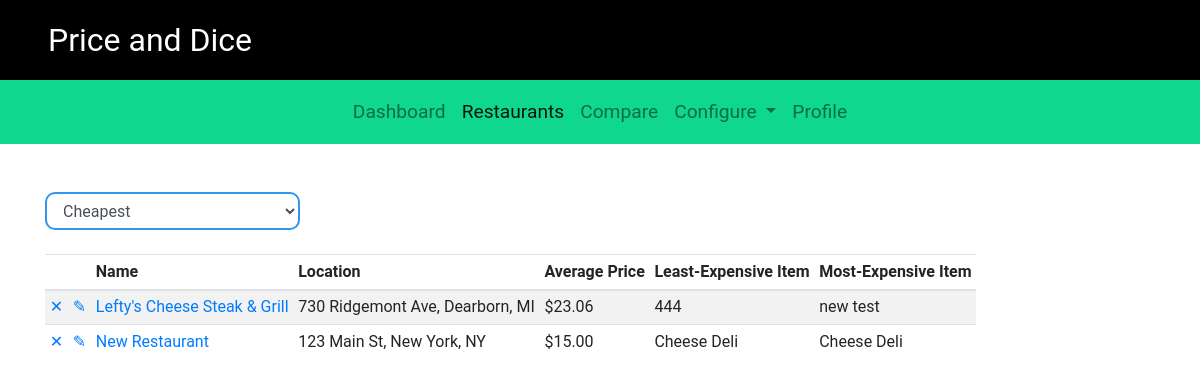
/campus/restaurant_list/, run on an earlier commit of the app's database.
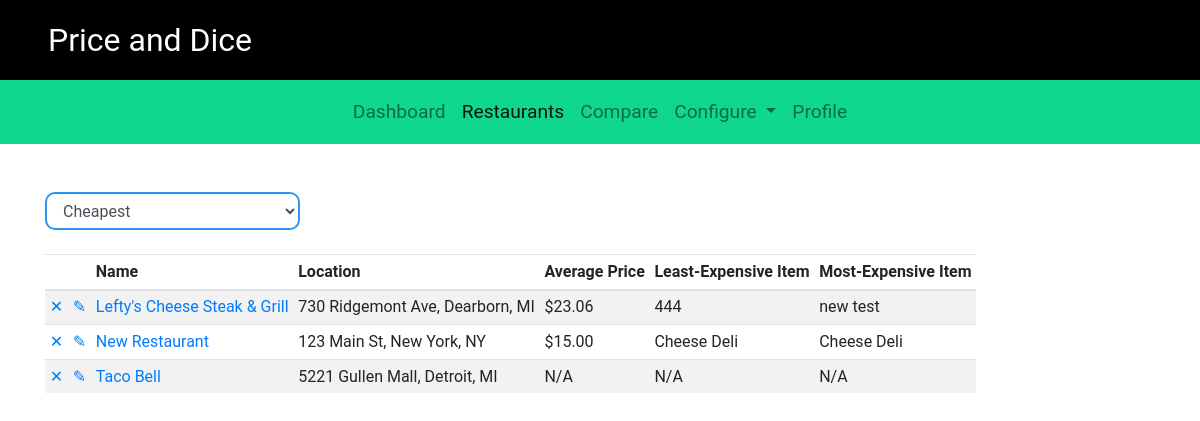
And on a later commit of the database.
### campus/models.py (models this page shows, shortened)
class Restaurant(models.Model):
    name = models.CharField(max_length=200)
    location = models.CharField(max_length=200)
    phone_number = models.CharField(max_length=20, default='(xxx) xxx-xxxx')
    description = models.CharField(max_length=300, default='No description added')
    sunday = models.CharField(max_length=20, default=DEFAULT_HOURS)
    monday = models.CharField(max_length=20, default=DEFAULT_HOURS)
    tuesday = models.CharField(max_length=20, default=DEFAULT_HOURS)
    wednesday = models.CharField(max_length=20, default=DEFAULT_HOURS)
    thursday = models.CharField(max_length=20, default=DEFAULT_HOURS)
    friday = models.CharField(max_length=20, default=DEFAULT_HOURS)
    saturday = models.CharField(max_length=20, default=DEFAULT_HOURS)
    item_list = models.ManyToManyField(Item)
    def get_average_price(self):
        item_list = self.item_list.all()
        if not item_list:
            return 'N/A'
        else:
            num_item_list =  0
            total_price = 0
            for i in item_list:
                num_item_list += 1
                total_price += i.price
            return float(total_price / num_item_list)
    def get_min_price(self):
        item_list = self.item_list.all()
        if not item_list:
            return 'N/A'
        else:
            min_price = item_list[0].price
            for i in item_list:
                if i.price < min_price:
                    min_price = i.price
            return min_price
    def get_max_price(self):
        item_list = self.item_list.all()
        if not item_list:
            return 'N/A'
        else:
            max_price = item_list[0].price
            for i in item_list:
                if i.price > max_price:
                    max_price = i.price
            return max_price
    def get_cheapest_item(self):
        item_list = self.item_list.all()
        if not item_list:
            return 'N/A'
        else:
            cheap_price = self.get_min_price()
            cheap_item = None
            for i in item_list:
                if i.price == cheap_price:
                    cheap_item = i.name
                    break
        return cheap_item
    def get_most_expensive(self):
        item_list = self.item_list.all()
        if not item_list:
            return 'N/A'
        else:
            high_price = self.get_max_price()
            expensive_item = None
            for i in item_list:
                if i.price == high_price:
                    expensive_item = i.name
                    break
        return expensive_item

class Item(models.Model):
    price = models.FloatField(default=0)
    name = models.CharField(max_length=50)

### campus/views.py (the view)
# urls.py: path('restaurant_list/', views.restaurant_list, name='restaurant_list'),
def restaurant_list(request):
    restaurant_list = Restaurant.objects.all()
    context = {'restaurant_list': restaurant_list}
    return render(request, 'campus/restaurant-list.html', context)

### campus/templates/campus/restaurant-list.html (shortened to what this page needs)
{% extends "./base.html" %}
{% block restaurant_list_link %}
<li class="nav-item active">
     <a class="nav-link active" href="{% url 'campus:restaurant_list' %}">Restaurants</a>
</li>
{% endblock%}
{% block body %}
<div class="container content-top">
     <div class="row">
          <div class="col-lg-3">
               <select class="form-control blue-input">
                    <option value="1">Cheapest</option>
               </select>
          </div>
     </div>
     <br>
     <div class="row">
          <div class="col-lg-12">
               <table class="table table-sm table-hover table-responsive table-striped">
                    <thead>
                         <tr>
                              <th></th>
                              <th></th>
                              <th>Name</th>
                              <th>Location</th>
                              <th>Average Price</th>
                              <th>Least-Expensive Item</th>
                              <th>Most-Expensive Item</th>
                         </tr>
                    </thead>
                    <tbody>
                         {% for restaurant in restaurant_list %}
                         <tr>
                              <td><a href="{% url 'campus:delete_restaurant' restaurant.id %}">&#10005;</a></td>
                              <td><a href="{% url 'campus:edit_restaurant' restaurant.id %}">&#9998;</a></td>
                              <td><a href="{% url 'campus:restaurant_detail' restaurant.id %}">{{restaurant.name}}</a></td>
                              <td>{{restaurant.location}}</td>
                              <td>
                                   {% if restaurant.get_average_price != 'N/A' %}
                                   ${{restaurant.get_average_price | floatformat:2}}
                                   {% else %}
                                   {{restaurant.get_average_price}}
                                   {% endif %}
                              </td>
                              <td>{{restaurant.get_cheapest_item}}</td>
                              <td>{{restaurant.get_most_expensive}}</td>
                         </tr>
                         {% endfor %}
                    </tbody>
               </table>
          </div>
     </div>
</div>
{% endblock %}

What changed in the data, as far as the page shows it:
added Restaurant: name "Taco Bell", location "5221 Gullen Mall, Detroit, MI", get_average_price "N/A", get_cheapest_item "N/A", get_most_expensive "N/A"
